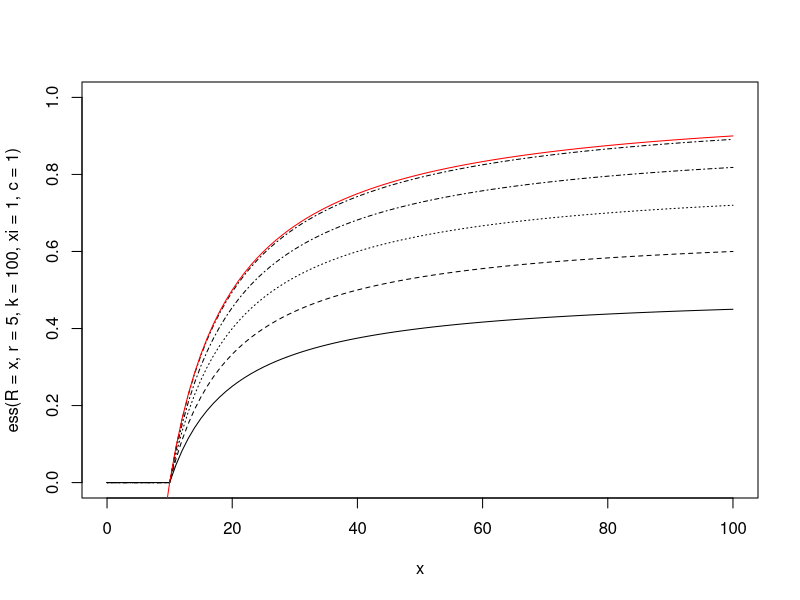
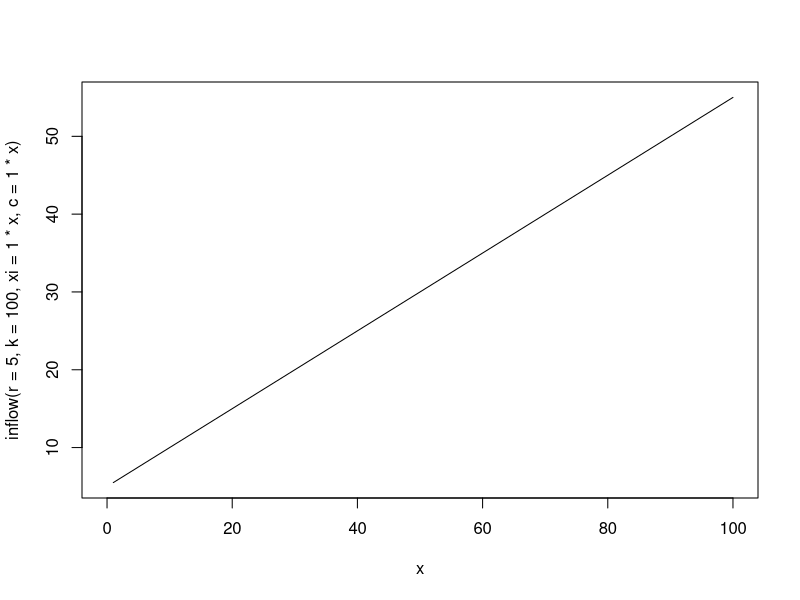
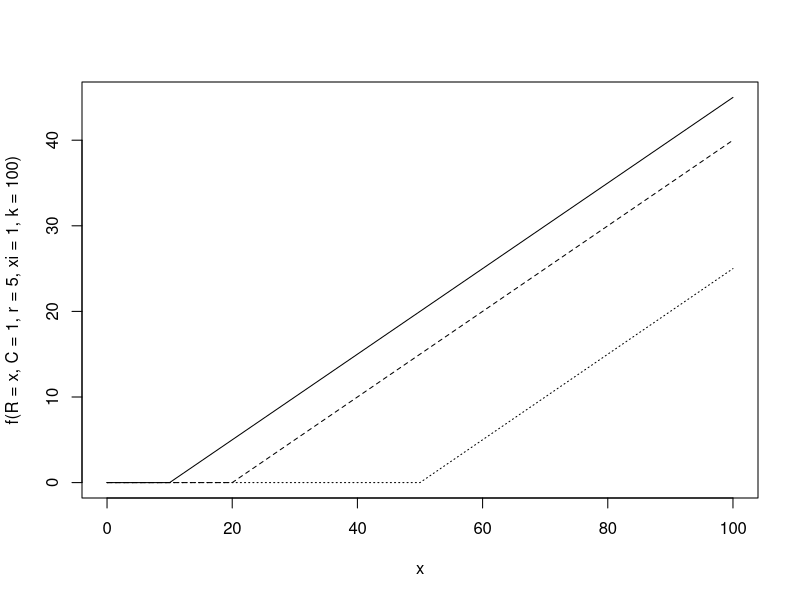

Recreate these plots in R, in order.
### Effects of refuges on attack rates and functional response ###

ess <- function(R,r,k,xi,c){
  p <- 1/(1+c)*(c-xi*k/(2*r*R))
  p[p<=0] <- 0
  p[p>=1] <- 1
  return(p)
}

drdtheta <- function(R,r,k,xi,c,theta){
  2*r*R*(theta*(1+c)-c)/k - xi
}

Rstar <- function(r,k,xi,c){
  xi*k/(2*r*c)
}

dR_Rdt <- function(R,r,k,xi,c){
  r*(1-c*R/k) + xi
}

inflow <- function(r,k,xi,c){
  R_A <- Rstar(r,k,xi,c)
  dR_Rdt(R=R_A,r,k,xi,c)
}

curve(ess(R=x,r=5,k=100,xi=1,c=1),xlim=c(0,100),ylim=c(0,1))
curve(ess(R=x,r=5,k=100,xi=2,c=2),add=T,lty=2)
curve(ess(R=x,r=5,k=100,xi=4,c=4),add=T,lty=3)
curve(ess(R=x,r=5,k=100,xi=10,c=10),add=T,lty=4)
curve(ess(R=x,r=5,k=100,xi=100,c=100),add=T,lty=4)
curve((x-10)/x,add=T,col="red")

Rstar(r=5,k=100,xi=1,c=1)
curve(inflow(r=5,k=100,xi=1*x,c=1*x),xlim=c(0,100))

f <- function(R,C,r,k,xi=1,c=1){
  theta <- ess(R,r,k,xi*C,c)
  theta * R
}

curve(f(R=x,C=1,r=5,xi=1,k=100),xlim=c(0,100))
curve(f(R=x,C=2,r=5,xi=1,k=100),add=T,lty=2)
curve(f(R=x,C=5,r=5,xi=1,k=100),add=T,lty=3)
